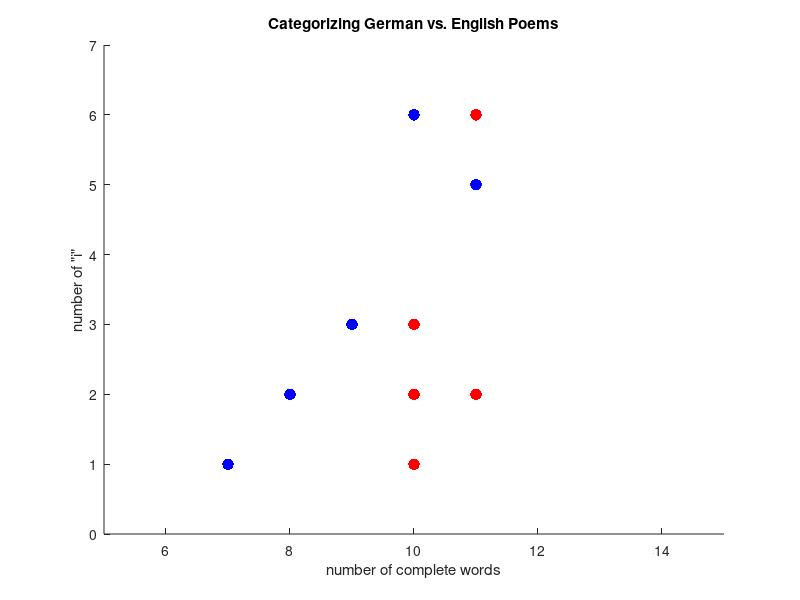

Reproduce this figure in MATLAB. (Note: this script raises an error after producing the figure.)
global C; 
global n; 
global x;
global y; 
global c;

n      = 10;
poems  = {'I cannot live with you, It would be life, And life', ...
          'What happens to a dream deferred? Does it dry up',   ...
          'I wandered lonely as a cloud That floats on high',   ...
          'Oh whence do you come, my dear friend, to me, With', ...
          'Two roads diverged in a yellow wood, And sorry I',   ...
          'Wie rafft ich mich auf in der Nacht, in der Nacht',  ...
          'Im Wasser wogt die Lilie, die blanke, hin und her',  ...
          'Als er Siebzig war und war gebrechlich, drangte es', ...
          'An einem Sommermorgen da nimm den Wanderstab, es',   ...
          'Aktenstose nachts verschlingen, Schwatzen nach der Welt'};

% calculate features of poems
poem_sizes = zeros(n,1);
i_count    = zeros(n,1);
for i = 1:n
    poem_sizes(i) = size(cell2mat(strfind(poems(i),' ')),2) + 1;
    i_count(i)    = size(cell2mat(strfind(poems(i),'i')),2) + ...
                    size(cell2mat(strfind(poems(i),'I')),2);
end

x = poem_sizes;
y = i_count;
c = [-1, -1, -1, -1, -1,  1,  1, 1, 1, 1];

% plot data
hold on
d1 = plot(x(1:5), y(1:5),  '.r', 'Markersize', 25);
d2 = plot(x(6:10),y(6:10), '.b', 'Markersize', 25);
title('Categorizing German vs. English Poems');
ylabel('number of "i"');
xlabel('number of complete words');
xlim([5, 15]);
ylim([0, 7]);

z_0= [1; 0; 0];
C  = 1;

% perform operation of SVM
z=fminunc(@F,z_0);
w=[z(1); z(2)];
b=z(3);
xx(1)=20;
yy(1)=(-b-xx(1)*w(1))/w(2);
xx(2)=0;
yy(2)=(-b-xx(2)*w(1))/w(2);

% plot line on chart
plot(xx,yy,'-g','Linewidth',1);

% testing SVM by plotting new poem in magenta
% poem is obviously in German - should be on blue side of partition
new_poem = 'Hat der alte Hexenmeister sich doch einmal wegbege';
new_poem_x = size(strfind(new_poem,' '),2) + 1;
new_poem_y = size(strfind(new_poem,'i'),2) + ...
             size(strfind(new_poem,'I'),2);
d3 = plot(new_poem_x,new_poem_y,'.m', 'Markersize', 25);

legend([d1 d2 d3],{'English Poems', 'German Poems', 'New Poem'});
hold off;